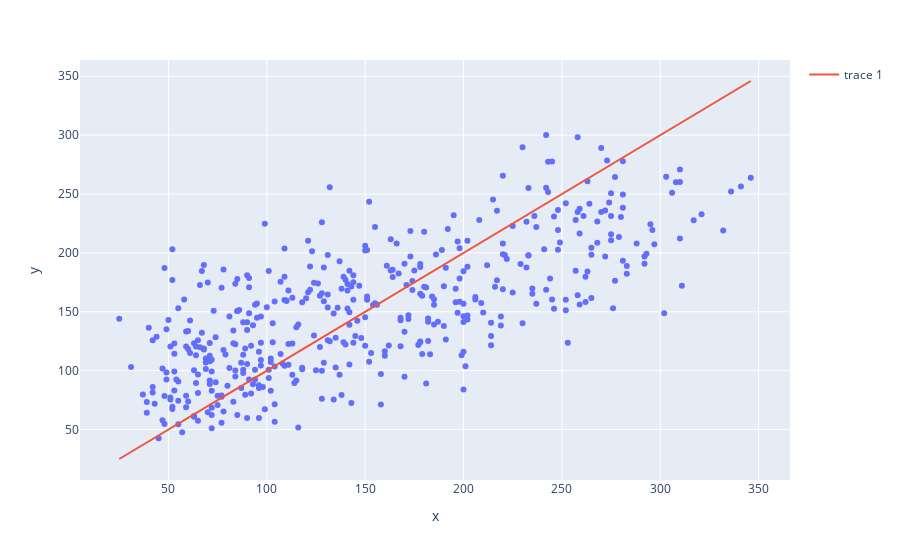

The notebook cell saved with this chart:
### Markdown cell above
* Using `plotly`, view your model and actual values again

### Code cell
fig = px.scatter(x=y, y=model(diabetes_data))     # 
fig.add_scatter(x=y, y=y)                         # rouge parfaite
fig.show()

### Figure 1 — Plotly figure (JSON) as saved in the notebook; plotly's stock layout.template omitted (floating-point values rounded to 4 significant figures; data arrays with more than 128 entries replaced by an {"elided": "..."} marker saying what was removed)
{"data": [{"hovertemplate": "x=%{x}<br>y=%{y}<extra></extra>", "legendgroup": "", "marker": {"color": "#636efa", "symbol": "circle"}, "mode": "markers", "name": "", "orientation": "v", "showlegend": false, "type": "scatter", "x": {"elided": "442 int values"}, "xaxis": "x", "y": {"elided": "442 float values"}, "yaxis": "y"}, {"type": "scatter", "x": {"elided": "442 int values"}, "y": {"elided": "442 int values"}}], "layout": {"legend": {"tracegroupgap": 0}, "margin": {"t": 60}, "xaxis": {"anchor": "y", "domain": [0, 1], "title": {"text": "x"}}, "yaxis": {"anchor": "x", "domain": [0, 1], "title": {"text": "y"}}}}
